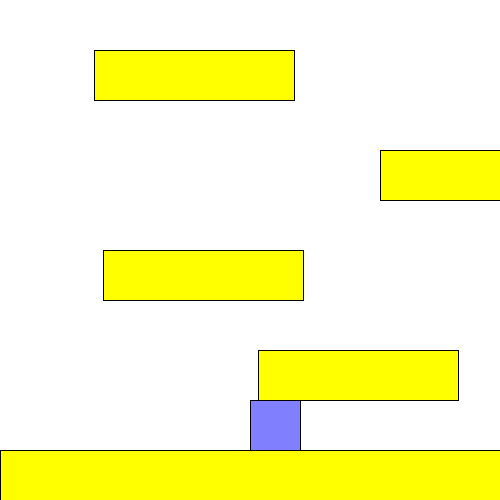
Frame 1 (no input)
Frame 60 (the mouse pressed at the canvas centre just before this capture): identical to frame 1, image omitted
Frame 120 (the mouse held since frame 60 and released just before this capture): identical to frame 1, image omitted

The Processing sketch that drew this single still picture (run headless with seeded random() and noise(); from frame 60 on, the mouse is pressed at the canvas centre):

// Processing sketch: finn_jump_stairs
// ── finn_jump_stairs.pde
float [] boardX=new float[5];
float [] boardY=new float[5];
float [] boardW=new float[5];
float finX=250,finY=500-100;
float finVX=0, finVY=0;

void setup(){
  size(500,500);
  boardX[0]=0;
  boardY[0]=500-50;
  boardW[0]=500;
  for(int i=1;i<5;i++){
    boardY[i]=boardY[i-1]-100;
    boardX[i]=random(400);
    boardW[i]=200;
  }
}

int gameOver=0;
void draw(){
  if(gameOver==1){
    background(255,0,0);
  }else{
    background(255);
  }
  fill(255,255,0);
  for(int i=0;i<5;i++){
    rect(boardX[i],boardY[i],boardW[i],50);
  }
  updateFin();
  updateBoard();                
  fill(128,128,255);
  rect(finX,finY,50,50);
}

int scrollDown=0;
void updateBoard(){
  if(finY<100) scrollDown=1;
  
  if(scrollDown==1){
    if(finY>300) scrollDown=0;
    float diff=5;
    finY+=diff;
        
    for(int i=0;i<5;i++){
      boardY[i]+=diff;
      if(boardY[i]>500){
        boardY[i] -=500;
        boardX[i]=random(400);
        boardW[i]=200;
      }
    }
  }  
}

void updateFin(){
  finX+=finVX;
  finY+=finVY;
  int onboard=0;
  for(int i=0;i<5;i++){
    if(finX+50>boardX[i] && finX<boardX[i]+boardW[i] && finY+50>=boardY[i] && finY+50<=boardY[i]+50){
      if(finY+50!=boardY[i]) finVY=0;
      finY=boardY[i]-50;
      onboard=1;
    }
  }
  finVX*=0.8;
  if(onboard==0) finVY+=0.7;
  if(finX<0 ) {finX=0; finVX=-finVX;}
  if(finX>500-50) {finX=500-50; finVX=-finVX;}
  
  if(finY>500){
    gameOver=1;
  }
}

void keyPressed(){
  if(key==' ' && finVY==0)finVY= -15;
  if(key==CODED && keyCode==LEFT)finVX=-20;
  if(key==CODED && keyCode==RIGHT)finVX=20;
}
